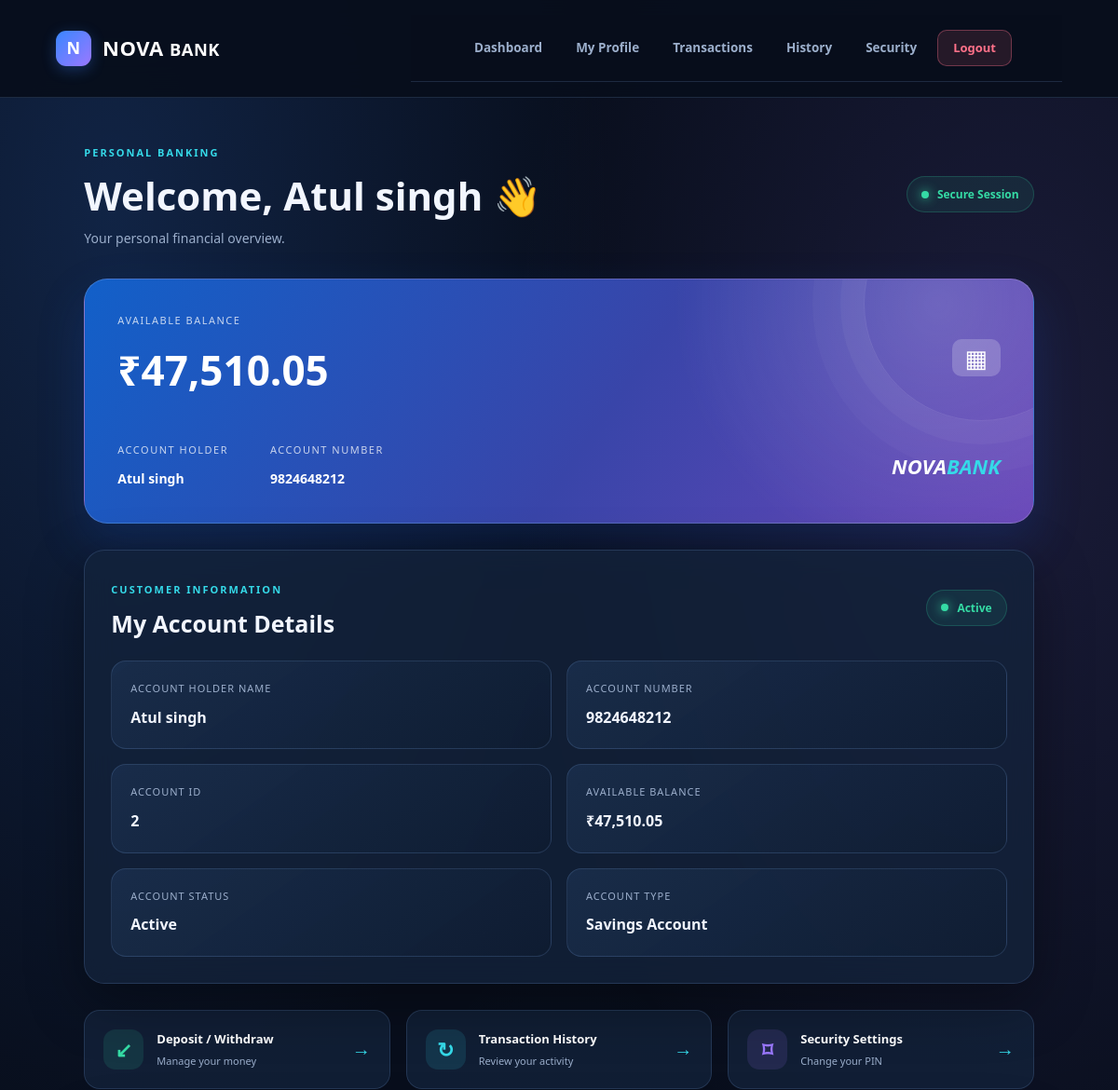
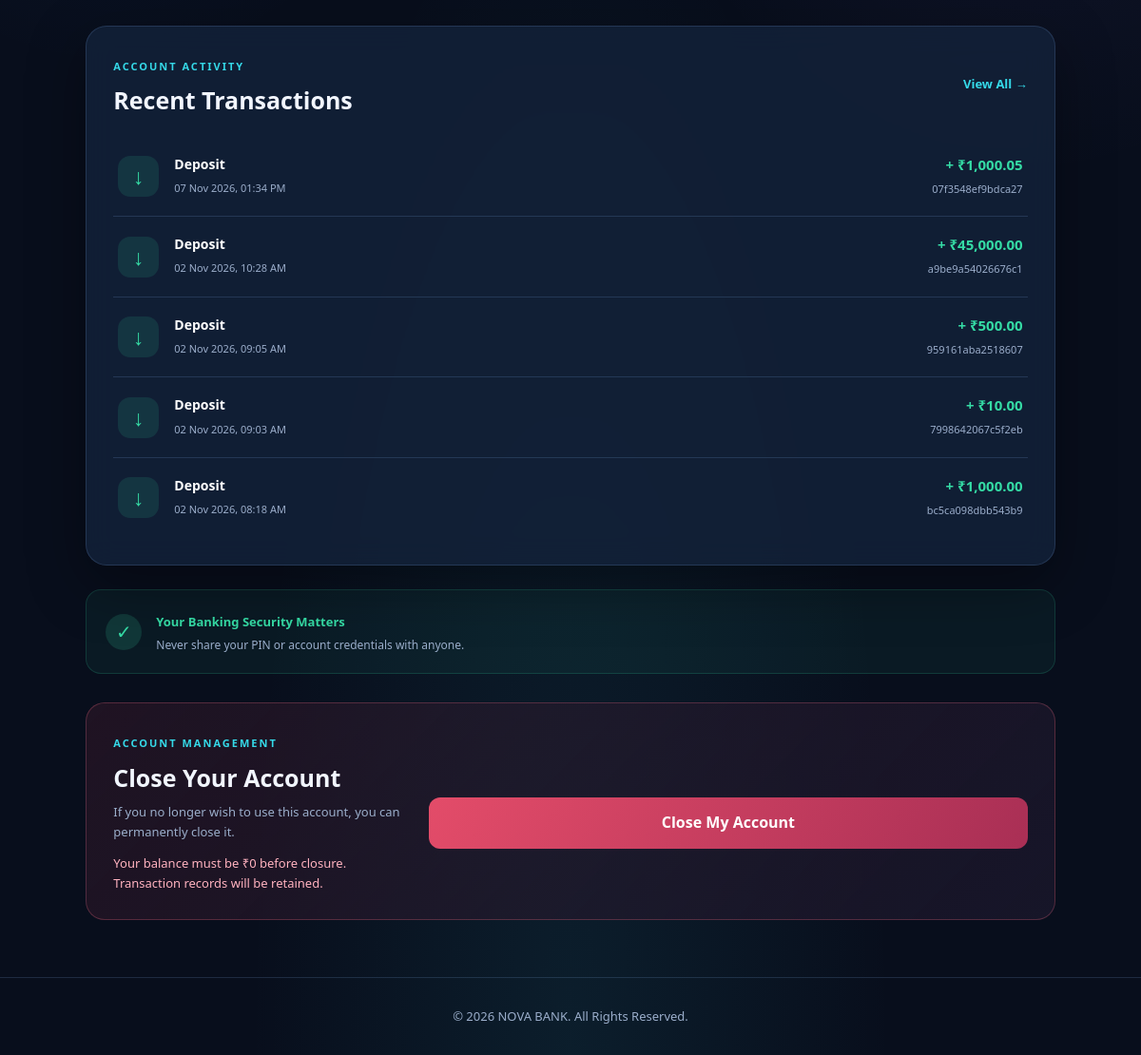
/dashboard (signed in), run on the app's committed database (2 pictures, top to bottom).
### tables this page shows
CREATE TABLE accounts (
            id INTEGER PRIMARY KEY AUTOINCREMENT,
            account_number TEXT UNIQUE NOT NULL,
            holder_name TEXT NOT NULL,
            pin_hash TEXT NOT NULL,
            balance_paise INTEGER NOT NULL DEFAULT 0
                CHECK(balance_paise >= 0)
        , status TEXT NOT NULL DEFAULT 'ACTIVE', phone TEXT, email TEXT, address TEXT);

CREATE TABLE transactions (
            id INTEGER PRIMARY KEY AUTOINCREMENT,
            account_id INTEGER NOT NULL,
            transaction_type TEXT NOT NULL,
            amount_paise INTEGER NOT NULL,
            balance_after_paise INTEGER NOT NULL,
            reference TEXT UNIQUE NOT NULL,
            created_at TEXT DEFAULT CURRENT_TIMESTAMP,
            FOREIGN KEY(account_id) REFERENCES accounts(id)
        );

### app.py (the view)
@app.route("/dashboard")
@login_required
def dashboard():
    db = get_db()
    account = db.execute(
        "SELECT * FROM accounts WHERE id = ?",
        (session["account_id"],)
    ).fetchone()
    if account is None or account["status"] != "ACTIVE":
        session.clear()
        flash("This account is not active.", "error")
        return redirect(url_for("login"))
    recent = db.execute("""
        SELECT * FROM transactions
        WHERE account_id = ?
        ORDER BY id DESC
        LIMIT 5
    """, (account["id"],)).fetchall()
    return render_template(
        "dashboard.html",
        account=account,
        recent=recent
    )

### app.py (called while the page is built, shortened)
def get_db():
    global DB_PATH
    if "db" not in g:
        g.db = sqlite3.connect(DB_PATH, timeout=10)
        g.db.row_factory = sqlite3.Row
        g.db.execute("PRAGMA foreign_keys = ON")
    return g.db

@app.after_request
def set_security_headers(response):
    response.headers["X-Frame-Options"] = "SAMEORIGIN"
    response.headers["X-Content-Type-Options"] = "nosniff"
    response.headers["Referrer-Policy"] = "strict-origin-when-cross-origin"
    return response

def login_required(view):
    @wraps(view)
    def wrapped_view(*args, **kwargs):
        if "account_id" not in session or session.get("is_admin"):
            return redirect(url_for("login"))
        return view(*args, **kwargs)
    return wrapped_view

def money(paise):
    return f"₹{int(paise or 0) / 100:,.2f}"

def format_dt(value):
    if not value:
        return ""
    try:
        parts = str(value).split(".")[0]
        dt = datetime.strptime(parts, "%Y-%m-%d %H:%M:%S")
        return dt.strftime("%d %b %Y, %I:%M %p")
    except Exception:
        return str(value)

@app.context_processor
def inject_helpers():
    return {"money": money, "format_dt": format_dt}

### templates/dashboard.html (shortened to what this page needs)
{% extends "base.html" %}
{% block content %}
<div class="bank-dashboard">
    <section class="welcome-row">
        <div>
            <span class="eyebrow">PERSONAL BANKING</span>
            <h1>Welcome, {{ account["holder_name"] }} 👋</h1>
            <p>Your personal financial overview.</p>
        </div>
        <div class="secure-status">
            <span class="status-dot"></span>
            Secure Session
        </div>
    </section>
    <section class="bank-balance-card">
        <div class="balance-top">
            <div>
                <span class="balance-label">AVAILABLE BALANCE</span>
                <div class="balance-amount">
                    {{ money(account["balance_paise"]) }}
                </div>
            </div>
            <div class="card-chip">▦</div>
        </div>
        <div class="bank-card-bottom">
            <div>
                <span class="balance-label">ACCOUNT HOLDER</span>
                <strong>{{ account["holder_name"] }}</strong>
            </div>
            <div>
                <span class="balance-label">ACCOUNT NUMBER</span>
                <strong>{{ account["account_number"] }}</strong>
            </div>
            <div class="visa-label">NOVA<span>BANK</span></div>
        </div>
    </section>
    <section class="activity-panel">
        <div class="section-heading">
            <div>
                <span class="eyebrow">CUSTOMER INFORMATION</span>
                <h2>My Account Details</h2>
            </div>
            <span class="secure-status">
                <span class="status-dot"></span>
                {{ account["status"]|title }}
            </span>
        </div>
        <div class="account-details-grid">
            <div class="detail-box">
                <span>Account Holder Name</span>
                <strong>{{ account["holder_name"] }}</strong>
            </div>
            <div class="detail-box">
                <span>Account Number</span>
                <strong>{{ account["account_number"] }}</strong>
            </div>
            <div class="detail-box">
                <span>Account ID</span>
                <strong>{{ account["id"] }}</strong>
            </div>
            <div class="detail-box">
                <span>Available Balance</span>
                <strong>{{ money(account["balance_paise"]) }}</strong>
            </div>
            <div class="detail-box">
                <span>Account Status</span>
                <strong>{{ account["status"]|title }}</strong>
            </div>
            <div class="detail-box">
                <span>Account Type</span>
                <strong>Savings Account</strong>
            </div>
        </div>
    </section>
    <section class="quick-actions">
        <a class="quick-action" href="{{ url_for('transaction') }}">
            <span class="action-icon deposit-icon">↙</span>
            <span>
                <strong>Deposit / Withdraw</strong>
                <small>Manage your money</small>
            </span>
            <span class="action-arrow">→</span>
        </a>
        <a class="quick-action" href="{{ url_for('history') }}">
            <span class="action-icon history-icon">↻</span>
            <span>
                <strong>Transaction History</strong>
                <small>Review your activity</small>
            </span>
            <span class="action-arrow">→</span>
        </a>
        <a class="quick-action" href="{{ url_for('change_pin') }}">
            <span class="action-icon security-icon">⌑</span>
            <span>
                <strong>Security Settings</strong>
                <small>Change your PIN</small>
            </span>
            <span class="action-arrow">→</span>
        </a>
    </section>
    <section class="activity-panel">
        <div class="section-heading">
            <div>
                <span class="eyebrow">ACCOUNT ACTIVITY</span>
                <h2>Recent Transactions</h2>
            </div>
            <a class="view-all" href="{{ url_for('history') }}">
                View All →
            </a>
        </div>
        {% if recent %}
        <div class="activity-list">
            {% for tx in recent %}
            <div class="activity-item">
                <div class="activity-symbol
                    {% if tx['transaction_type']|lower == 'deposit' %}
                    activity-in
                    {% else %}
                    activity-out
                    {% endif %}">
                    {% if tx['transaction_type']|lower == 'deposit' %}
                        ↓
                    {% else %}
                        ↑
                    {% endif %}
                </div>
                <div class="activity-details">
                    <strong>{{ tx["transaction_type"]|title }}</strong>
                    <small>{{ format_dt(tx["created_at"]) }}</small>
                </div>
                <div class="activity-money">
                    <strong class="{% if tx['transaction_type']|lower == 'deposit' %}money-in{% else %}money-out{% endif %}">
                        {% if tx["transaction_type"]|lower == "deposit" %}+{% else %}−{% endif %}
                        {{ money(tx["amount_paise"]) }}
                    </strong>
                    <small>{{ tx["reference"] }}</small>
                </div>
            </div>
            {% endfor %}
        </div>
        {% endif %}
    </section>
    <section class="security-note">
        <span class="security-note-icon">✓</span>
        <div>
            <strong>Your Banking Security Matters</strong>
            <p>Never share your PIN or account credentials with anyone.</p>
        </div>
    </section>
    <section class="close-account-panel">
        <div>
            <span class="eyebrow">ACCOUNT MANAGEMENT</span>
            <h2>Close Your Account</h2>
            <p>
                If you no longer wish to use this account,
                you can permanently close it.
            </p>
            <p class="close-warning">
                Your balance must be ₹0 before closure.
                Transaction records will be retained.
            </p>
        </div>
        <form method="POST"
              action="{{ url_for('close_account') }}"
              onsubmit="return confirm('Are you sure you want to permanently close this account? This action cannot be undone.');">
            <button type="submit" class="close-account-btn">
                Close My Account
            </button>
        </form>
    </section>
</div>
{% endblock %}

### templates/base.html (shortened to what this page needs)
<!DOCTYPE html>
<html lang="en">
<head>
    <link rel="stylesheet"
          href="{{ url_for('static', filename='style.css') }}">
</head>
<body>
    <header class="topbar">
        <a class="brand"
           href="{{ url_for('admin_dashboard') if session.get('is_admin') else (url_for('dashboard') if session.get('account_id') else url_for('login')) }}">
            <span class="brand-icon">N</span>
            <span>NOVA <small>BANK</small></span>
        </a>
        {% if session.get('is_admin') %}
        <nav class="navbar-nav">
            <a href="{{ url_for('admin_dashboard') }}">Dashboard</a>
            <a href="{{ url_for('admin_customers') }}">Manage Customers</a>
            <a href="{{ url_for('admin_transactions') }}">All Transactions</a>
            <form method="POST"
                  action="{{ url_for('admin_logout') }}"
                  class="logout-form">
                <input type="hidden"
                       name="csrf_token"
                       value="{{ csrf_token() }}">
                <button class="logout-btn" type="submit">
                    Admin Logout
                </button>
            </form>
        </nav>
        {% elif session.get('account_id') %}
        <nav class="navbar-nav">
            <a href="{{ url_for('dashboard') }}">Dashboard</a>
            <a href="{{ url_for('profile') }}">My Profile</a>
            <a href="{{ url_for('transaction') }}">Transactions</a>
            <a href="{{ url_for('history') }}">History</a>
            <a href="{{ url_for('change_pin') }}">Security</a>
            <form method="POST"
                  action="{{ url_for('logout') }}"
                  class="logout-form">
                <button class="logout-btn" type="submit">
                    Logout
                </button>
            </form>
        </nav>
        {% else %}
        <nav class="navbar-nav">
            <a href="{{ url_for('login') }}">Customer Login</a>
            <a href="{{ url_for('register') }}">Create Account</a>
            <a href="{{ url_for('admin_login') }}">Admin Portal</a>
        </nav>
        {% endif %}
    </header>
    <main class="container">
        {% block content %}{% endblock %}
    </main>
    <footer>
        © 2026 NOVA BANK. All Rights Reserved.
    </footer>
</body>
</html>

### data on the page
accounts: holder_name "Atul singh", balance_paise "₹47,510.05", account_number "9824648212", status "Active", id "2"
transactions: transaction_type "Deposit", created_at "07 Nov 2026, 01:34 PM", amount_paise "₹1,000.05", reference "07f3548ef9bdca27"
transactions: transaction_type "Deposit", created_at "02 Nov 2026, 10:28 AM", amount_paise "₹45,000.00", reference "a9be9a54026676c1"
transactions: transaction_type "Deposit", created_at "02 Nov 2026, 09:05 AM", amount_paise "₹500.00", reference "959161aba2518607"
transactions: transaction_type "Deposit", created_at "02 Nov 2026, 09:03 AM", amount_paise "₹10.00", reference "7998642067c5f2eb"
transactions: transaction_type "Deposit", created_at "02 Nov 2026, 08:18 AM", amount_paise "₹1,000.00", reference "bc5ca098dbb543b9"
